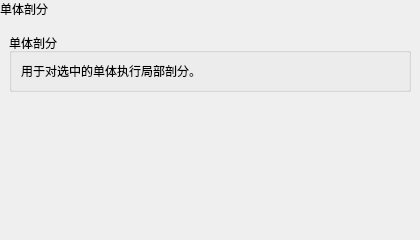
<?xml version='1.0' encoding='utf-8'?>
<ui version="4.0">
 <class>MeshSingleMeshingWidget</class>
 <widget class="QWidget" name="MeshSingleMeshingWidget">
  <property name="geometry">
   <rect>
    <x>0</x>
    <y>0</y>
    <width>420</width>
    <height>240</height>
   </rect>
  </property>
  <property name="windowTitle">
   <string>单体剖分</string>
  </property>
  <layout class="QVBoxLayout" name="verticalLayout">
   <property name="leftMargin">
    <number>0</number>
   </property>
   <property name="topMargin">
    <number>0</number>
   </property>
   <property name="rightMargin">
    <number>0</number>
   </property>
   <property name="bottomMargin">
    <number>0</number>
   </property>
   <item>
    <widget class="QLabel" name="pageHeaderLabel">
     <property name="sizePolicy">
      <sizepolicy hsizetype="Preferred" vsizetype="Fixed">
       <horstretch>0</horstretch>
       <verstretch>0</verstretch>
      </sizepolicy>
     </property>
     <property name="text">
      <string>单体剖分</string>
     </property>
    </widget>
   </item>
   <item>
    <layout class="QVBoxLayout" name="contentLayout">
     <property name="leftMargin">
      <number>9</number>
     </property>
     <property name="topMargin">
      <number>9</number>
     </property>
     <property name="rightMargin">
      <number>9</number>
     </property>
     <property name="bottomMargin">
      <number>9</number>
     </property>
     <property name="spacing">
      <number>6</number>
     </property>
     <item>
      <widget class="QGroupBox" name="groupBox">
       <property name="title">
        <string>单体剖分</string>
       </property>
       <layout class="QVBoxLayout" name="verticalLayout_2">
        <item>
         <widget class="QLabel" name="labelHint">
          <property name="text">
           <string>用于对选中的单体执行局部剖分。</string>
          </property>
         </widget>
        </item>
       </layout>
      </widget>
     </item>
     <item>
      <spacer name="verticalSpacer">
       <property name="orientation">
        <enum>Qt::Vertical</enum>
       </property>
       <property name="sizeHint" stdset="0">
        <size>
         <width>20</width>
         <height>40</height>
        </size>
       </property>
      </spacer>
     </item>
    </layout>
   </item>
  </layout>
 </widget>
 <resources />
 <connections />
</ui>
